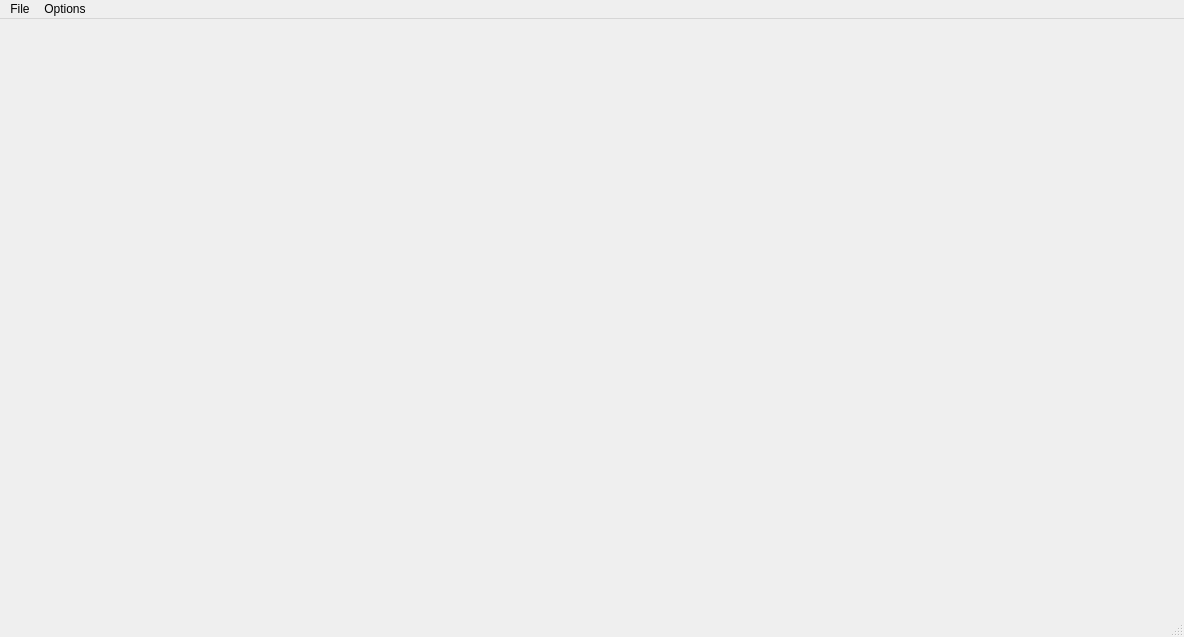
<?xml version="1.0" encoding="UTF-8"?>
<ui version="4.0">
 <class>MainWindow</class>
 <widget class="QMainWindow" name="MainWindow">
  <property name="geometry">
   <rect>
    <x>0</x>
    <y>0</y>
    <width>1184</width>
    <height>637</height>
   </rect>
  </property>
  <property name="windowTitle">
   <string>MainWindow</string>
  </property>
  <property name="toolButtonStyle">
   <enum>Qt::ToolButtonIconOnly</enum>
  </property>
  <widget class="QWidget" name="centralwidget"/>
  <widget class="QMenuBar" name="menubar">
   <property name="geometry">
    <rect>
     <x>0</x>
     <y>0</y>
     <width>1184</width>
     <height>22</height>
    </rect>
   </property>
   <widget class="QMenu" name="menuFile">
    <property name="title">
     <string>File</string>
    </property>
    <addaction name="actionExit"/>
   </widget>
   <widget class="QMenu" name="menuOptions">
    <property name="title">
     <string>Options</string>
    </property>
    <addaction name="actionclear_All"/>
    <addaction name="actionbackground_color"/>
    <addaction name="actionpoints_color"/>
    <addaction name="actionconvex_hull_color"/>
    <addaction name="actionchoose_algorithm"/>
   </widget>
   <addaction name="menuFile"/>
   <addaction name="menuOptions"/>
  </widget>
  <widget class="QStatusBar" name="statusbar"/>
  <action name="actionExit">
   <property name="text">
    <string>Exit</string>
   </property>
  </action>
  <action name="actionclear_All">
   <property name="text">
    <string>Clear All</string>
   </property>
   <property name="toolTip">
    <string>Clear All</string>
   </property>
  </action>
  <action name="actionbackground_color">
   <property name="text">
    <string>Background color</string>
   </property>
   <property name="toolTip">
    <string>Background color</string>
   </property>
  </action>
  <action name="actionpoints_color">
   <property name="text">
    <string>Points color</string>
   </property>
   <property name="toolTip">
    <string>Points color</string>
   </property>
  </action>
  <action name="actionconvex_hull_color">
   <property name="text">
    <string>Convex hull color</string>
   </property>
   <property name="toolTip">
    <string>Convex hull color</string>
   </property>
  </action>
  <action name="actionchoose_algorithm">
   <property name="text">
    <string>Choose algorithm</string>
   </property>
   <property name="iconText">
    <string>Choose algorithm</string>
   </property>
   <property name="toolTip">
    <string>Choose algorithm</string>
   </property>
  </action>
 </widget>
 <resources/>
 <connections/>
</ui>
